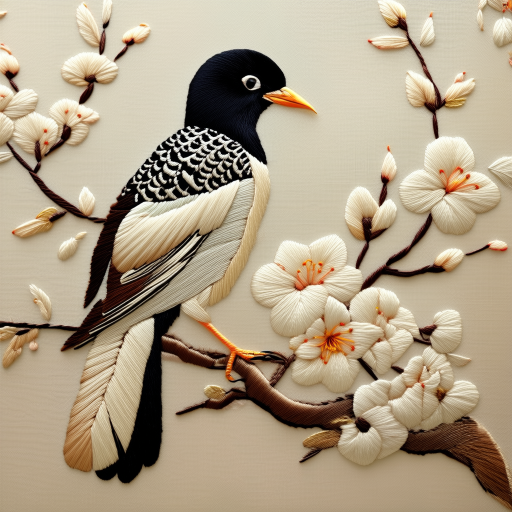
#> input picture aesthetic-translator/references/nantong-ich/nantong_shen_embroidery.png, 1024 x 1024 px, given in place of out.png, which was not available (shown at 1/2 size)
$ python feature_extractor.py out.png   (older library calls are emulated)
#> lines starting #> are read from the running program, lines starting #| are printed output that depends on the picture; after the words box and inside, x2 and y2 are one past the last pixel; in counts of white or black regions, pixels touching at a corner belong together; pictures that were not available may be replaced by others from this repository, and a replacement may not be noted
"""
视觉特征提取器
从图片中提取色彩、纹理、构图等审美特征
"""
import cv2
import numpy as np
from collections import Counter

def extract_color_features(img):
    """提取色彩DNA"""
    # 转换色彩空间
    hsv = cv2.cvtColor(img, cv2.COLOR_BGR2HSV)
    lab = cv2.cvtColor(img, cv2.COLOR_BGR2LAB)
    rgb = cv2.cvtColor(img, cv2.COLOR_BGR2RGB)

    pixels = rgb.reshape(-1, 3).astype(float)
    hsv_pixels = hsv.reshape(-1, 3).astype(float)

    # 主色调 - 用K-means聚类
    dominant = get_dominant_colors(rgb, k=5)

    # 色温 (warm vs cool)
    r_mean = np.mean(pixels[:, 0])
    b_mean = np.mean(pixels[:, 2])
    warmth = float(np.clip((r_mean - b_mean + 128) / 256 * 100, 0, 100))

    # 饱和度
    saturation = float(np.clip(np.mean(hsv_pixels[:, 1]) / 255 * 100, 0, 100))

    # 明度
    luminosity = float(np.clip(np.mean(hsv_pixels[:, 2]) / 255 * 100, 0, 100))

    # 对比度
    gray = cv2.cvtColor(img, cv2.COLOR_BGR2GRAY)
    contrast = float(np.clip(np.std(gray) / 128 * 100, 0, 100))

    # 色彩丰富度
    quantized = (hsv_pixels[:, 0] / 18).astype(int)
    unique_hues = len(set(quantized))
    richness = float(np.clip(unique_hues / 10 * 100, 0, 100))

    return {
        "warmth": round(warmth, 1),
        "saturation": round(saturation, 1),
        "luminosity": round(luminosity, 1),
        "contrast": round(contrast, 1),
        "richness": round(richness, 1),
        "dominant_colors": dominant,
        "hue_hist": get_hue_histogram(hsv_pixels)
    }

def extract_texture_features(img):
    """提取纹理DNA"""
    gray = cv2.cvtColor(img, cv2.COLOR_BGR2GRAY)

    # 粗糙度 - Laplacian方差
    laplacian = cv2.Laplacian(gray, cv2.CV_64F)
    roughness = float(np.clip(np.var(laplacian) / 500 * 100, 0, 100))

    # 纹理密度 - 边缘密度
    edges = cv2.Canny(gray, 50, 150)
    edge_density = float(np.clip(np.mean(edges) / 50 * 100, 0, 100))

    # 方向性 - 用Sobel梯度分析
    gx = cv2.Sobel(gray, cv2.CV_64F, 1, 0, ksize=3)
    gy = cv2.Sobel(gray, cv2.CV_64F, 0, 1, ksize=3)
    angles = np.arctan2(gy, gx) * 180 / np.pi
    hist, _ = np.histogram(angles[edges > 0], bins=36, range=(-180, 180))
    # 方向集中度 = 最大方向占比
    directionality = float(np.clip(np.max(hist) / (np.sum(hist) + 1e-6) * 300, 0, 100))

    # 规则性 - 用自相关分析
    h, w = gray.shape
    small = cv2.resize(gray, (64, 64))
    fft = np.fft.fft2(small.astype(float))
    spectrum = np.abs(np.fft.fftshift(fft))
    regularity = float(np.clip(np.std(spectrum) / np.mean(spectrum) * 20, 0, 100))

    return {
        "roughness": round(roughness, 1),
        "edge_density": round(edge_density, 1),
        "directionality": round(directionality, 1),
        "regularity": round(regularity, 1)
    }

def extract_composition_features(img):
    """提取构图DNA"""
    gray = cv2.cvtColor(img, cv2.COLOR_BGR2GRAY)
    h, w = gray.shape

    # 对称性 - 左右对比
    left = gray[:, :w//2]
    right = np.flip(gray[:, w//2:w//2*2], axis=1)
    min_w = min(left.shape[1], right.shape[1])
    left = left[:, :min_w]
    right = right[:, :min_w]
    symmetry = float(np.clip((1 - np.mean(np.abs(left.astype(float) - right.astype(float))) / 128) * 100, 0, 100))

    # 疏密比 - 暗区vs亮区
    dark_ratio = np.mean(gray < 80)
    light_ratio = np.mean(gray > 175)
    density_ratio = float(np.clip((1 - abs(dark_ratio - light_ratio)) * 100, 0, 100))

    # 视觉重心偏移
    moments = cv2.moments(gray)
    if moments['m00'] > 0:
        cx = moments['m10'] / moments['m00']
        cy = moments['m01'] / moments['m00']
        offset_x = abs(cx - w/2) / (w/2) * 100
        offset_y = abs(cy - h/2) / (h/2) * 100
        balance = float(np.clip(100 - (offset_x + offset_y) / 2, 0, 100))
    else:
        balance = 50.0

    # 复杂度 - 区域数量
    _, thresh = cv2.threshold(gray, 0, 255, cv2.THRESH_BINARY + cv2.THRESH_OTSU)
    contours, _ = cv2.findContours(thresh, cv2.RETR_TREE, cv2.CHAIN_APPROX_SIMPLE)
    complexity = float(np.clip(len(contours) / 50 * 100, 0, 100))

    return {
        "symmetry": round(symmetry, 1),
        "density_balance": round(density_ratio, 1),
        "visual_balance": round(balance, 1),
        "complexity": round(complexity, 1)
    }

def get_dominant_colors(rgb, k=5):
    """K-means提取主色"""
    pixels = rgb.reshape(-1, 3).astype(np.float32)
    # 采样加速
    indices = np.random.choice(len(pixels), min(5000, len(pixels)), replace=False)
    sample = pixels[indices]
    criteria = (cv2.TERM_CRITERIA_EPS + cv2.TERM_CRITERIA_MAX_ITER, 20, 1.0)
    _, labels, centers = cv2.kmeans(sample, k, None, criteria, 3, cv2.KMEANS_PP_CENTERS)
    # 计算每种颜色占比
    counts = Counter(labels.flatten())
    total = sum(counts.values())
    colors = []
    for i, center in enumerate(centers):
        r, g, b = int(center[0]), int(center[1]), int(center[2])
        ratio = counts.get(i, 0) / total
        colors.append({
            "rgb": [r, g, b],
            "hex": f"#{r:02x}{g:02x}{b:02x}",
            "ratio": round(ratio, 3)
        })
    colors.sort(key=lambda c: c["ratio"], reverse=True)
    return colors

def get_hue_histogram(hsv_pixels, bins=12):
    """色相直方图"""
    hues = hsv_pixels[:, 0]
    hist, _ = np.histogram(hues, bins=bins, range=(0, 180))
    total = np.sum(hist)
    if total > 0:
        hist = hist / total
    return [round(float(h), 3) for h in hist]

def extract_all(img_path):
    """提取全部特征"""
#> called with img_path = 'out.png'
    img = cv2.imread(img_path)
#> img is the input picture: shape (1024, 1024, 3); mean B, G, R 135.7, 159.7, 174.9
    if img is None:
        return None

    color = extract_color_features(img)
#> in extract_color_features, `hsv = cv2.cvtColor(img, cv2.COLOR_BGR2HSV)`: hsv: shape (1024, 1024, 3); mean H, S, V 23.8, 71.6, 175
#> in extract_color_features, `lab = cv2.cvtColor(img, cv2.COLOR_BGR2LAB)`: lab: shape (1024, 1024, 3); mean of channels 0, 1, 2 167.4, 130, 142.6
#> in get_dominant_colors, `indices = np.random.choice(len(pixels), min(5000, len(pixels)), replac..`: indices = 5000 values, max 1048366 at index 4094, min 14 at index 1998, mean 525430.9
#> in get_dominant_colors, `_, labels, centers = cv2.kmeans(sample, k, None, criteria, 3, cv2.KMEA..`: labels = 5000 values, max 4 at index 11, min 0 at index 5, mean 2.31; centers = [[24.54, 11.25, 8.3], [203.2, 191.7, 166.2], [138.8, 100.1, 65.29], [179.1, 159.2, 129.1], [225.9, 220, 199.1]]
#> in get_dominant_colors, `counts = Counter(labels.flatten())`: counts = {3: 1631, 1: 1236, 0: 578, 4: 1160, 2: 395}
#> in get_dominant_colors, `total = sum(counts.values())`: total = 5000
#> the loop in get_dominant_colors, `for i, center in enumerate(centers):` made 5 passes
#> (center, r, g, b, ratio) on passes 1 to 5: ([24.54, 11.25, 8.3], 24, 11, 8, 0.116), ([203.2, 191.7, 166.2], 203, 191, 166, 0.247), ([138.8, 100.1, 65.29], 138, 100, 65, 0.079), ([179.1, 159.2, 129.1], 179, 159, 129, 0.326), ([225.9, 220, 199.1], 225, 220, 199, 0.232)
#> after the loop in get_dominant_colors, `for i, center in enumerate(centers):`: colors = 5 items
#> in extract_color_features, `r_mean = np.mean(pixels[:, 0])`: r_mean = 174.9
#> in extract_color_features, `b_mean = np.mean(pixels[:, 2])`: b_mean = 135.7
#> in extract_color_features, `warmth = float(np.clip((r_mean - b_mean + 128) / 256 * 100, 0, 100))`: warmth = 65.31
#> in extract_color_features, `saturation = float(np.clip(np.mean(hsv_pixels[:, 1]) / 255 * 100, 0, 1..`: saturation = 28.09
#> in extract_color_features, `luminosity = float(np.clip(np.mean(hsv_pixels[:, 2]) / 255 * 100, 0, 1..`: luminosity = 68.64
#> in extract_color_features, `gray = cv2.cvtColor(img, cv2.COLOR_BGR2GRAY)`:
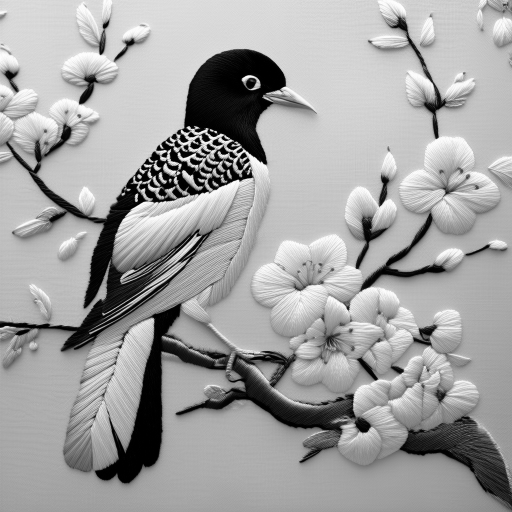
#> gray: shape (1024, 1024) (shown at 1/2 size); min 0, max 255, mean 161.5
#> in extract_color_features, `contrast = float(np.clip(np.std(gray) / 128 * 100, 0, 100))`: contrast = 48.95
#> in extract_color_features, `unique_hues = len(set(quantized))`: unique_hues = 10
#> in extract_color_features, `richness = float(np.clip(unique_hues / 10 * 100, 0, 100))`: richness = 100
#> in get_hue_histogram, `hist, _ = np.histogram(hues, bins=bins, range=(0, 180))`: hist = [108422, 873791, 19661, 1384, 2068, 558, 2904, 12336, 14486, 1889, 2593, 8484]
#> in get_hue_histogram, `total = np.sum(hist)`: total = 1048576
#> in get_hue_histogram, `hist = hist / total`: hist = [0.103, 0.833, 0.0188, 0.00132, 0.00197, 0.000532, 0.00277, 0.0118, 0.0138, 0.0018, 0.00247, 0.00809]
#> color = 7 items
    texture = extract_texture_features(img)
#> in extract_texture_features, `laplacian = cv2.Laplacian(gray, cv2.CV_64F)`:
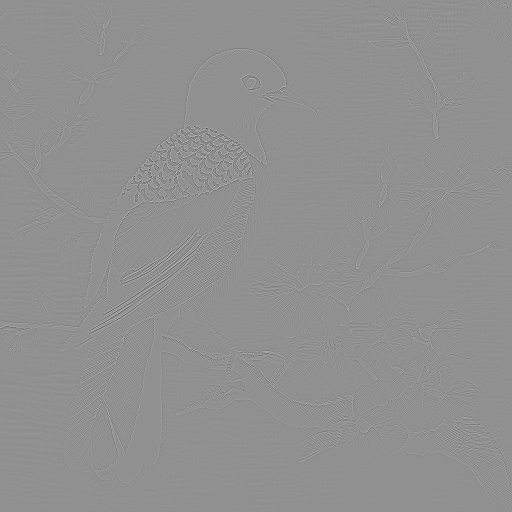
#> laplacian: shape (1024, 1024) float64 (shown at 1/2 size); min -452, max 345, mean 0; drawn with min black and max white
#> in extract_texture_features, `roughness = float(np.clip(np.var(laplacian) / 500 * 100, 0, 100))`: roughness = 100
#> in extract_texture_features, `edges = cv2.Canny(gray, 50, 150)`:
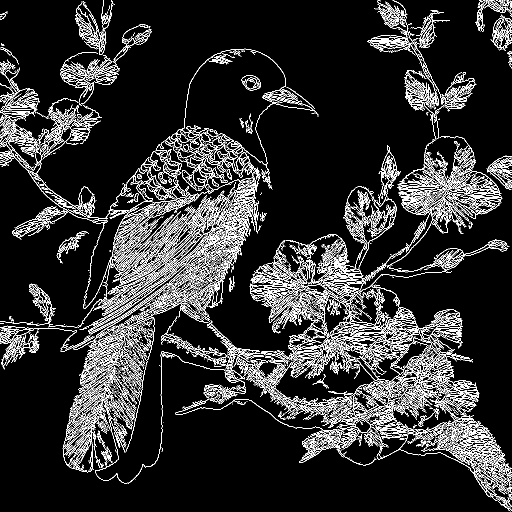
#> edges: shape (1024, 1024) (shown at 1/2 size); 11.2% white in thin lines or dots
#> in extract_texture_features, `edge_density = float(np.clip(np.mean(edges) / 50 * 100, 0, 100))`: edge_density = 57.36
#> in extract_texture_features, `angles = np.arctan2(gy, gx) * 180 / np.pi`:
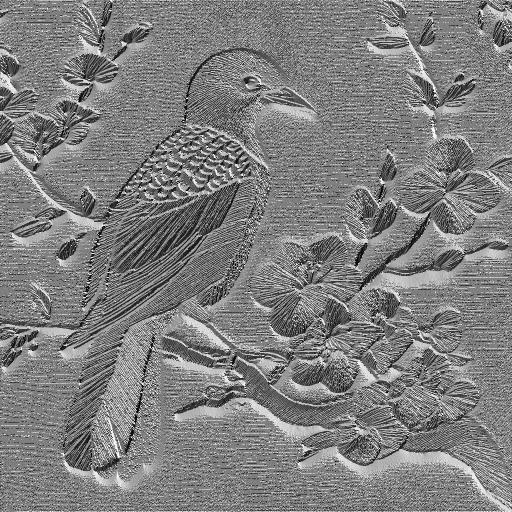
#> angles: shape (1024, 1024) float64 (shown at 1/2 size); min -179.9, max 180, mean 0; drawn with min black and max white
#> in extract_texture_features, `hist, _ = np.histogram(angles[edges > 0], bins=36, range=(-180, 180))`: hist = 36 values, max 6673 at index 6, min 1331 at index 0, mean 3276.2
#> in extract_texture_features, `directionality = float(np.clip(np.max(hist) / (np.sum(hist) + 1e-6) * ..`: directionality = 16.97
#> in extract_texture_features, `small = cv2.resize(gray, (64, 64))`:
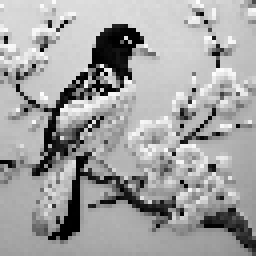
#> small: shape (64, 64) (shown 4 times larger); min 0, max 253, mean 161.8
#> in extract_texture_features, `regularity = float(np.clip(np.std(spectrum) / np.mean(spectrum) * 20, ..`: regularity = 75.53
#> texture = {'roughness': 100, 'edge_density': 57.4, 'directionality': 17, 'regularity': 75.5}
    composition = extract_composition_features(img)
#> in extract_composition_features, `right = np.flip(gray[:, w//2:w//2*2], axis=1)`:
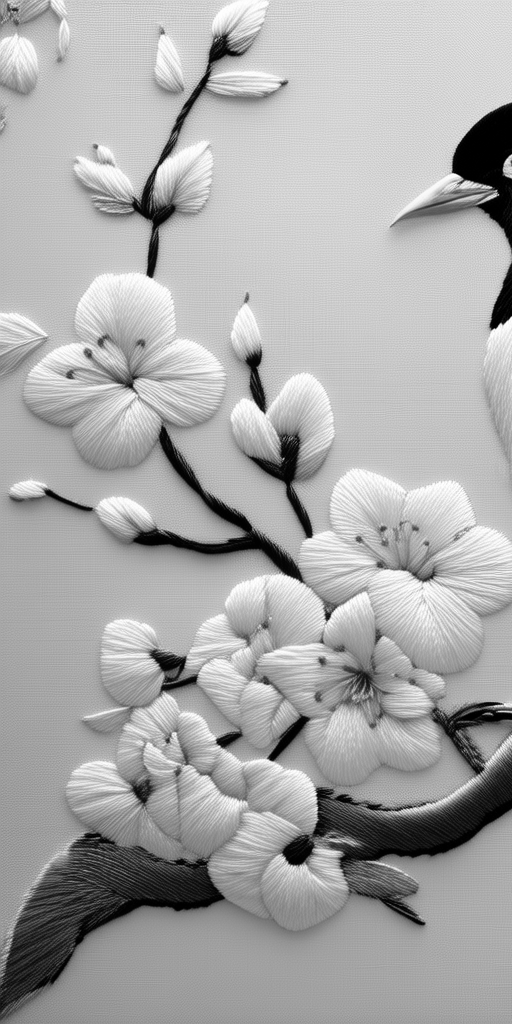
#> right: shape (1024, 512); min 0, max 255, mean 169.8
#> in extract_composition_features, `symmetry = float(np.clip((1 - np.mean(np.abs(left.astype(float) - righ..`: symmetry = 57.82
#> in extract_composition_features, `dark_ratio = np.mean(gray < 80)`: dark_ratio = 0.128
#> in extract_composition_features, `light_ratio = np.mean(gray > 175)`: light_ratio = 0.505
#> in extract_composition_features, `density_ratio = float(np.clip((1 - abs(dark_ratio - light_ratio)) * 10..`: density_ratio = 62.32
#> in extract_composition_features, `moments = cv2.moments(gray)`: moments = moments, m00 169327446, centre m10/m00, m01/m00 = (516.7, 478.6)
#> in extract_composition_features, `cx = moments['m10'] / moments['m00']`: cx = 516.7
#> in extract_composition_features, `cy = moments['m01'] / moments['m00']`: cy = 478.6
#> in extract_composition_features, `offset_x = abs(cx - w/2) / (w/2) * 100`: offset_x = 0.911
#> in extract_composition_features, `offset_y = abs(cy - h/2) / (h/2) * 100`: offset_y = 6.52
#> in extract_composition_features, `balance = float(np.clip(100 - (offset_x + offset_y) / 2, 0, 100))`: balance = 96.29
#> in extract_composition_features, `_, thresh = cv2.threshold(gray, 0, 255, cv2.THRESH_BINARY + cv2.THRESH..`:
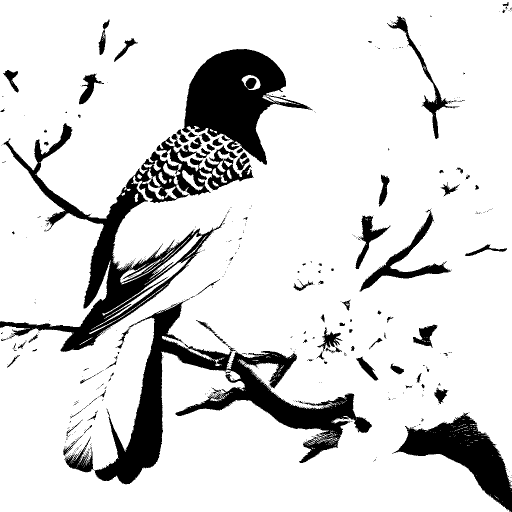
#> thresh: shape (1024, 1024) (shown at 1/2 size); 85.2% white; 490 black regions (400 under 20 px)
#> in extract_composition_features, `contours, _ = cv2.findContours(thresh, cv2.RETR_TREE, cv2.CHAIN_APPROX..`: contours = 1392 contours, 1246 with area under 20; largest, box (x1, y1, x2, y2) and area: (0, 0, 1024, 1024) 985578, (188, 600, 745, 970) 45196, (363, 97, 626, 331) 29395, (312, 273, 508, 392) 8726, (718, 421, 903, 584) 4955
#> in extract_composition_features, `complexity = float(np.clip(len(contours) / 50 * 100, 0, 100))`: complexity = 100
#> composition = {'symmetry': 57.8, 'density_balance': 62.3, 'visual_balance': 96.3, 'complexity': 100}

    return {
        "color": color,
        "texture": texture,
        "composition": composition,
        "image_size": {"width": img.shape[1], "height": img.shape[0]}
    }

def features_to_aesthetic_dna(features):
    """将CV特征映射到8维审美DNA（供基因编辑器使用）"""
    if not features:
        return {k: 50 for k in [
            "color_warmth","saturation","pattern_complex","texture_feel",
            "style_modern","material_weight","luminosity","organic_ratio"
        ]}

    c = features.get("color", {})
    t = features.get("texture", {})
    p = features.get("composition", {})

    return {
        "color_warmth":    round(c.get("warmth", 50)),
        "saturation":      round(c.get("saturation", 50)),
        "pattern_complex": round(p.get("complexity", 50)),
        "texture_feel":    round(t.get("roughness", 50)),
        "style_modern":    round(max(0, min(100, 100 - p.get("symmetry", 50) * 0.5 - t.get("regularity", 50) * 0.3))),
        "material_weight": round(t.get("edge_density", 50)),
        "luminosity":      round(c.get("luminosity", 50)),
        "organic_ratio":   round(max(0, min(100, t.get("directionality", 50) * 0.6 + (100 - t.get("regularity", 50)) * 0.4)))
    }

if __name__ == "__main__":
    import sys
    if len(sys.argv) > 1:
        result = extract_all(sys.argv[1])
#> result = 4 items
        if result:
            import json
            print(json.dumps(result, indent=2, ensure_ascii=False))
#> (printed output is left out)
            dna = features_to_aesthetic_dna(result)
#> in features_to_aesthetic_dna, `c = features.get("color", {})`: c = 7 items
#> in features_to_aesthetic_dna, `t = features.get("texture", {})`: t has the same summary as texture in extract_all
#> in features_to_aesthetic_dna, `p = features.get("composition", {})`: p has the same summary as composition in extract_all
#> dna = {'color_warmth': 65, 'saturation': 28, 'pattern_complex': 100, 'texture_feel': 100, 'style_modern': 48, 'material_weight': 57, 'luminosity': 69, 'organic_ratio': 20}
            print("\nAesthetic DNA:")
            print(json.dumps(dna, indent=2))
#| {
#|   "color_warmth": 65,
#|   "saturation": 28,
#|   "pattern_complex": 100,
#|   "texture_feel": 100,
#|   "style_modern": 48,
#|   "material_weight": 57,
#|   "luminosity": 69,
#|   "organic_ratio": 20
#| }
